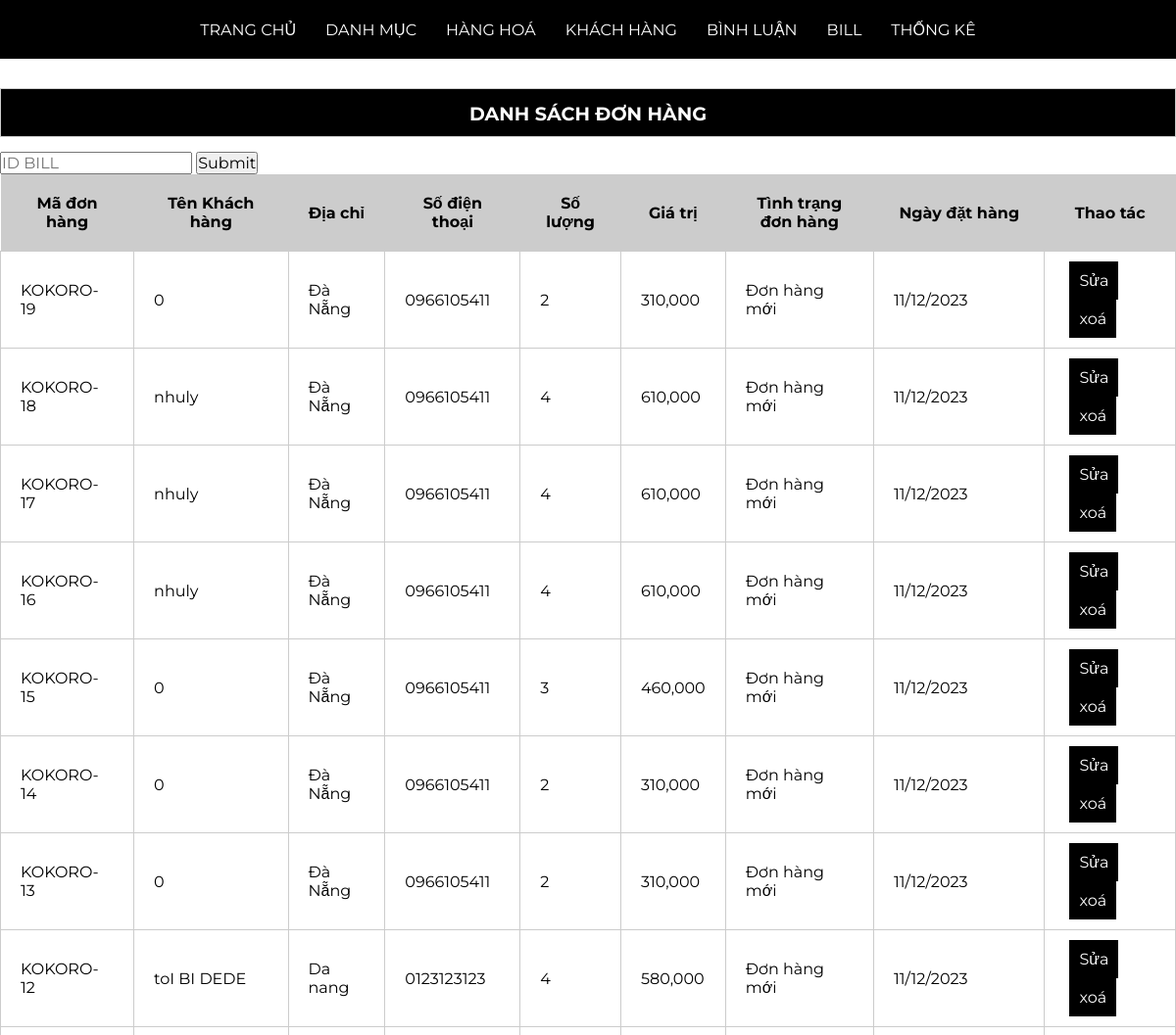
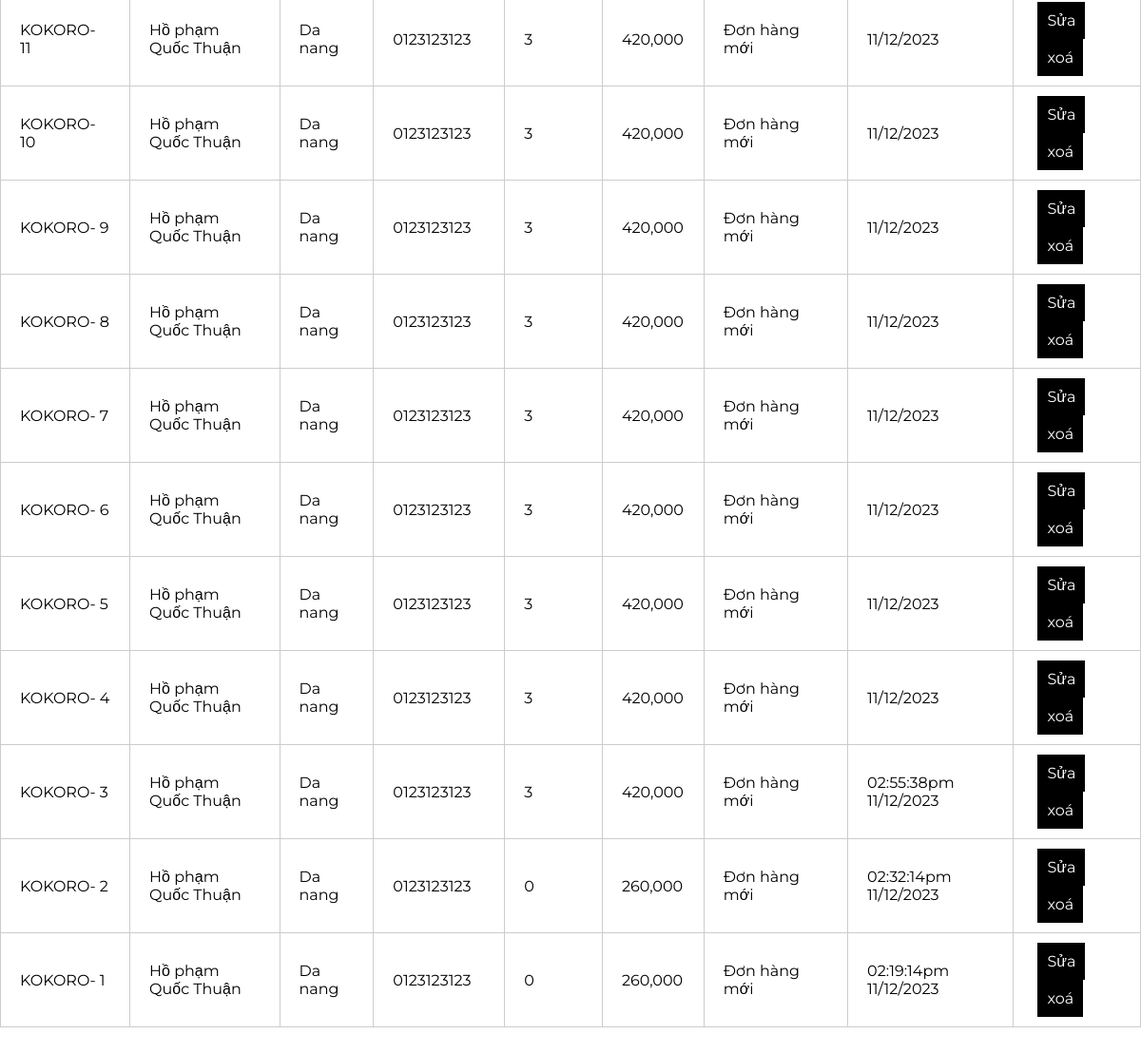
/admin/index.php?act=listbill, run on the app's committed database (2 pictures, top to bottom).
### tables this page shows
CREATE TABLE `bill` (
  `id` int(11) NOT NULL,
  `bill_name` varchar(45) NOT NULL,
  `bill_tel` varchar(45) NOT NULL,
  `bill_addr` varchar(45) NOT NULL,
  `bill_pttt` tinyint(1) NOT NULL DEFAULT 1,
  `ngaydathang` varchar(45) DEFAULT NULL,
  `total` int(11) NOT NULL DEFAULT 0,
  `bill_status` tinyint(1) NOT NULL DEFAULT 0,
  `recive_name` varchar(45) DEFAULT NULL,
  `recive_addr` varchar(45) DEFAULT NULL,
  `recive_tel` varchar(45) DEFAULT NULL
);

### model/pdo.php (called while the page is built, shortened)
<?php
function pdo_get_connection(){
    $dburl = "mysql:host=localhost;dbname=duan1;charset=utf8";
    $username = 'root';
    $password = '';
    $conn = new PDO($dburl, $username, $password);
    $conn->setAttribute(PDO::ATTR_ERRMODE, PDO::ERRMODE_EXCEPTION);
    return $conn;
}
function pdo_query($sql){
    $sql_args = array_slice(func_get_args(), 1);
    try{
        $conn = pdo_get_connection();
        $stmt = $conn->prepare($sql);
        $stmt->execute($sql_args);
        $rows = $stmt->fetchAll();
        return $rows;
    }
    catch(PDOException $e){
        throw $e;
    }
    finally{
        unset($conn);
    }
}

### model/cart.php (called while the page is built, shortened)
<?php
function loadall_cart_cout($idbill)
{
    $sql = "select * from cart where idbill=" .$idbill;
    $bill = pdo_query($sql);
    return sizeof($bill);
}
function loadall_bill($kyw="",$iduser=0)
{
    $sql = "select * from bill where 1";
    $sql.= " order by id desc";
    $billist = pdo_query($sql);
    return $billist;
}
function get_ttdh($n) {
    $tt= "";
    switch($n){
        case "0":
            $tt = "Đơn hàng mới";
            break;
        }
        return $tt;
}

### admin/bill/list.php (the view, shortened to what this page needs)
<div class="row ">
    <div class="row frmtitle">
        <H1>Danh Sách đơn hàng</H1>
    </div>
    <div class="row mb10 frmdsloai">
        <form action="index.php?act=listbill" method="post">
            <input type="text" name="kyw" placeholder="ID BILL" >
            <input type="submit" name="listok" id="">
        </form>
        <table>
            <tr>
                <th>Mã đơn hàng</th>
                <th>Tên Khách hàng</th>
                <th>Địa chỉ</th>
                <th>Số điện thoại</th>
                <th>Số lượng</th>
                <th>Giá trị</th>
                <th>Tình trạng đơn hàng</th>
                <th>Ngày đặt hàng</th>
                <th>Thao tác</th>
            </tr>
             <?php
                    foreach ($listbill as $bill) {
                        extract($bill);
                        $xoabill ="index.php?act=xoabill&id=".$id ;
                        $suabill ="index.php?act=suabill&id=".$id ;
                        $kh = '
                        '.$bill["bill_name"].'
                        <td>'.$bill["bill_addr"].'</td>
                        <td>'.$bill["bill_tel"].'</td>
                        ';
                        $countsp = loadall_cart_cout($bill['id']);
                        $ttdh = get_ttdh($bill['bill_status']);
                        echo ' <tr>
                                <td>KOKORO- '.$bill['id'].'</td>
                                <td>'.$kh.'</td>
                                <td>'.$countsp.'</td>
                                <td>'.$bill['total'].',000</td>
                                <td>'.$ttdh.'</td>
                                <td>'.$bill['ngaydathang'].'</td>
                                <td>
                                <a href="'.$suabill.'"><input class="btn-act" type="button" value="Sửa"></a>
                                <a href="'.$xoabill.'"><input class="btn-act" type="button" value="xoá"></a>
                                </td>
                            </tr>';
                    }
                ?>
        </table>
    </div>
    <div class="row formcontent">
    </div>
</div>

### style/style.css (style rules this page uses)
* { box-sizing: border-box; padding: 0; margin: 0; font-family: 'Montserrat', sans-serif; font-size: 1rem; }
.row { width: 100%; }
.mb10 { margin-bottom: 10px; }
.frmtitle { background-color: #000; border: 1px #ccc solid; height: 50px; padding: 0px 20px; margin: 15px 0; }
.frmtitle h1 { line-height: 50px; font-size: 1.2rem; text-align: center; color: #fff; text-transform: uppercase; }
.formcontent { padding: 20px 0px; }
.frmdsloai table { width: 100%; border-collapse: collapse; }
.frmdsloai table th { padding: 20px; background-color: #CCC; }
.frmdsloai table td { padding: 10px 20px; border: 1px #CCC solid; }
input.btn-act { padding: 10px; border: none; outline: none; background-color: black; color: white; margin: 0 5px; cursor: pointer; }

### data on the page
bill: id "19", bill_name "0", bill_addr "Đà Nẵng", bill_tel "0966105411", countsp "2", total "310", bill_status "Đơn hàng mới", ngaydathang "11/12/2023"
bill: id "18", bill_name "nhuly", bill_addr "Đà Nẵng", bill_tel "0966105411", countsp "4", total "610", bill_status "Đơn hàng mới", ngaydathang "11/12/2023"
bill: id "17", bill_name "nhuly", bill_addr "Đà Nẵng", bill_tel "0966105411", countsp "4", total "610", bill_status "Đơn hàng mới", ngaydathang "11/12/2023"
bill: id "16", bill_name "nhuly", bill_addr "Đà Nẵng", bill_tel "0966105411", countsp "4", total "610", bill_status "Đơn hàng mới", ngaydathang "11/12/2023"
bill: id "15", bill_name "0", bill_addr "Đà Nẵng", bill_tel "0966105411", countsp "3", total "460", bill_status "Đơn hàng mới", ngaydathang "11/12/2023"
bill: id "14", bill_name "0", bill_addr "Đà Nẵng", bill_tel "0966105411", countsp "2", total "310", bill_status "Đơn hàng mới", ngaydathang "11/12/2023"
bill: id "13", bill_name "0", bill_addr "Đà Nẵng", bill_tel "0966105411", countsp "2", total "310", bill_status "Đơn hàng mới", ngaydathang "11/12/2023"
bill: id "12", bill_name "toI BI DEDE", bill_addr "Da nang", bill_tel "0123123123", countsp "4", total "580", bill_status "Đơn hàng mới", ngaydathang "11/12/2023"
bill: id "11", bill_name "Hồ phạm Quốc Thuận", bill_addr "Da nang", bill_tel "0123123123", countsp "3", total "420", bill_status "Đơn hàng mới", ngaydathang "11/12/2023"
bill: id "10", bill_name "Hồ phạm Quốc Thuận", bill_addr "Da nang", bill_tel "0123123123", countsp "3", total "420", bill_status "Đơn hàng mới", ngaydathang "11/12/2023"
bill: id "9", bill_name "Hồ phạm Quốc Thuận", bill_addr "Da nang", bill_tel "0123123123", countsp "3", total "420", bill_status "Đơn hàng mới", ngaydathang "11/12/2023"
bill: id "8", bill_name "Hồ phạm Quốc Thuận", bill_addr "Da nang", bill_tel "0123123123", countsp "3", total "420", bill_status "Đơn hàng mới", ngaydathang "11/12/2023"
bill: id "7", bill_name "Hồ phạm Quốc Thuận", bill_addr "Da nang", bill_tel "0123123123", countsp "3", total "420", bill_status "Đơn hàng mới", ngaydathang "11/12/2023"
bill: id "6", bill_name "Hồ phạm Quốc Thuận", bill_addr "Da nang", bill_tel "0123123123", countsp "3", total "420", bill_status "Đơn hàng mới", ngaydathang "11/12/2023"
bill: id "5", bill_name "Hồ phạm Quốc Thuận", bill_addr "Da nang", bill_tel "0123123123", countsp "3", total "420", bill_status "Đơn hàng mới", ngaydathang "11/12/2023"
bill: id "4", bill_name "Hồ phạm Quốc Thuận", bill_addr "Da nang", bill_tel "0123123123", countsp "3", total "420", bill_status "Đơn hàng mới", ngaydathang "11/12/2023"
bill: id "3", bill_name "Hồ phạm Quốc Thuận", bill_addr "Da nang", bill_tel "0123123123", countsp "3", total "420", bill_status "Đơn hàng mới", ngaydathang "02:55:38pm 11/12/2023"
bill: id "2", bill_name "Hồ phạm Quốc Thuận", bill_addr "Da nang", bill_tel "0123123123", countsp "0", total "260", bill_status "Đơn hàng mới", ngaydathang "02:32:14pm 11/12/2023"
bill: id "1", bill_name "Hồ phạm Quốc Thuận", bill_addr "Da nang", bill_tel "0123123123", countsp "0", total "260", bill_status "Đơn hàng mới", ngaydathang "02:19:14pm 11/12/2023"
